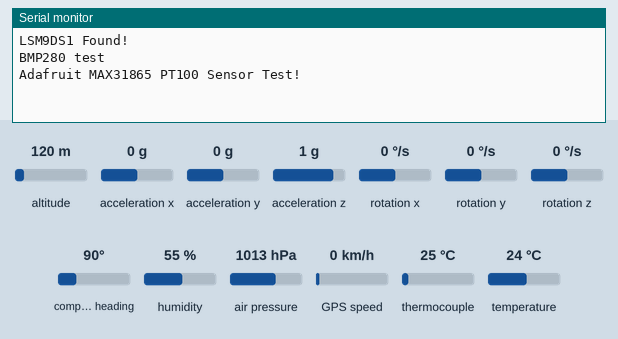
This sketch was run on a simulated Arduino Nano 33 BLE. Parts: the last lines printed to the serial monitor. The inputs (shaded band) are chosen by the test bench; at power-on: thermocouple 25 °C, acceleration x 0 g, altitude 120 m, acceleration y 0 g, acceleration z 1 g, rotation x 0 °/s, rotation y 0 °/s, rotation z 0 °/s, compass heading 90°, humidity 55 %, air pressure 1013 hPa, GPS speed 0 km/h, temperature 24 °C. The GPS gets a fix after 3 s at 37.7749, -122.4194 with 8 satellites.

Above: at 2.2 s.
2.3 s: thermocouple set to 6 °C
At 3.5 s:
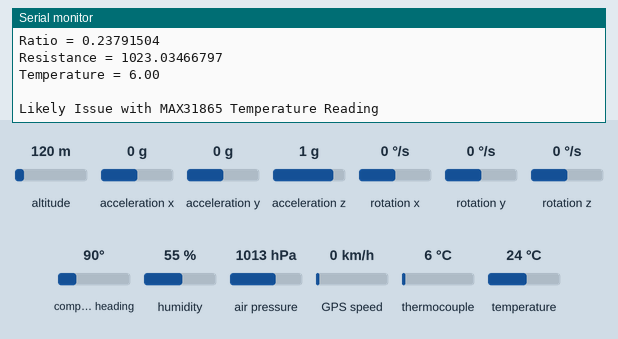
4.5 s: acceleration x set to -1.4 g
At 7.0 s:
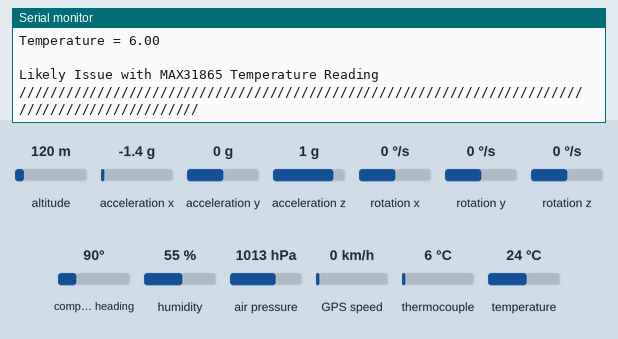
9.5 s: altitude set to 20 m
At 10.2 s:
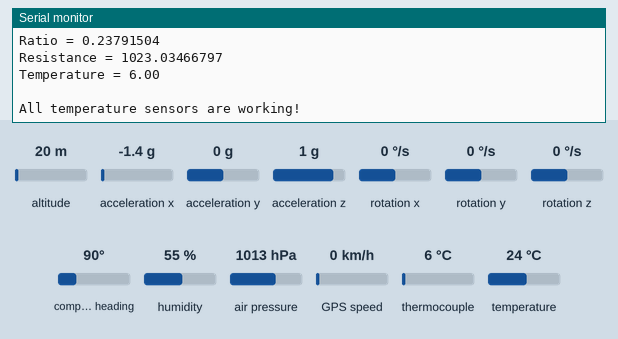
11.0 s: acceleration y set to -1.4 g
At 11.7 s:
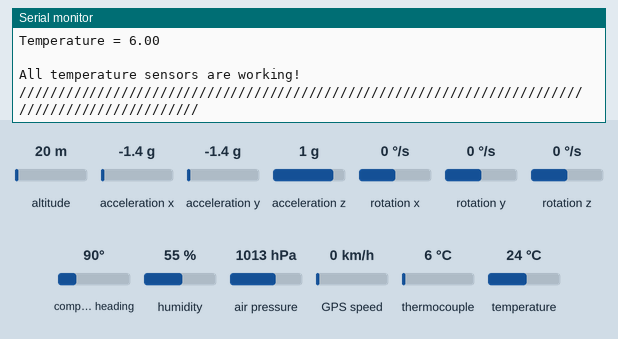
12.5 s: thermocouple set to 75 °C
At 13.8 s:
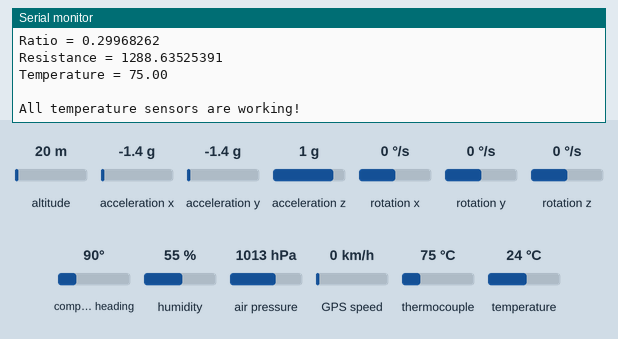
14.0 s: acceleration z set to -1.4 g
At 16.31 s:
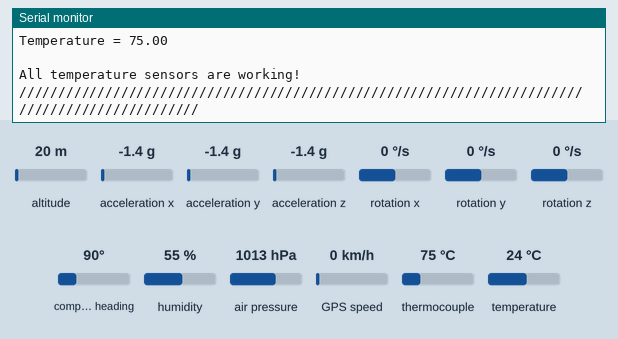

The sketch:

FINAL_WEATHERBALLON_CODE.ino
```cpp
//GPS
#include <Adafruit_GPS.h>
#include <SoftwareSerial.h>

SoftwareSerial mySerial(3, 2);
Adafruit_GPS GPS(&mySerial);
char c;

//LSM9DS1
//#include <Arduino_LSM9DS1.h>
//#include <Adafruit_Sensor.h>
#include <Adafruit_LSM9DS1.h>

//HTS221
#include <Arduino_HTS221.h>

#include <Wire.h>


// Create an LSM9DS1 instance
Adafruit_LSM9DS1 lsm = Adafruit_LSM9DS1();

// Define constants for the sensor settings
#define LSM9DS1_XGCS 0x6A  // I2C address for the gyro & accel
#define LSM9DS1_MCS 0x1C   // I2C address for the mag

//BMP280
#include  <Adafruit_BMP280.h>

Adafruit_BMP280 bmp; // I2C Interface

//MAX31865
#include <Adafruit_MAX31865.h>

//SD Card
//#include <SD.h>

// Use software SPI: CS, DI, DO, CLK
Adafruit_MAX31865 thermo = Adafruit_MAX31865(10, 11, 12, 13);
// use hardware SPI, just pass in the CS pin
//Adafruit_MAX31865 thermo = Adafruit_MAX31865(10);

// The value of the Rref resistor. Use 430.0 for PT100 and 4300.0 for PT1000
#define RREF      4300.0
// The 'nominal' 0-degrees-C resistance of the sensor
// 100.0 for PT100, 1000.0 for PT1000
#define RNOMINAL  1000.0


void setup() {
  Serial.begin(9600);
  while (!Serial) delay(10);  // Wait for the Serial Monitor

  GPS.begin(9600);
  GPS.sendCommand(PMTK_SET_NMEA_OUTPUT_RMCGGA);
  GPS.sendCommand(PMTK_SET_NMEA_UPDATE_1HZ);
  delay(1000);

  //LSM9DS1
  // Initialize the sensor
  if (!lsm.begin()) {
    Serial.println(F("Failed to find LSM9DS1 chip"));
    while (1) delay(10);
  }

  // Set ranges for accelerometer, gyroscope, and magnetometer
  lsm.setupAccel(lsm.LSM9DS1_ACCELRANGE_2G);
  lsm.setupGyro(lsm.LSM9DS1_GYROSCALE_245DPS);
  lsm.setupMag(lsm.LSM9DS1_MAGGAIN_4GAUSS);

  Serial.println(F("LSM9DS1 Found!"));

  //HTS221
  while (!Serial);

  if (!HTS.begin()) {
    Serial.println(F("Failed to initialize humidity temperature sensor!"));
    while (1);
  }

  //BMP280
  Serial.println(F("BMP280 test"));

  if  (!bmp.begin()) {
    Serial.println(F("Could not find a valid BMP280 sensor,  check wiring!"));
    while (1);
  }

  /* Default settings from datasheet.  */
  bmp.setSampling(Adafruit_BMP280::MODE_NORMAL,     /* Operating Mode. */
                  Adafruit_BMP280::SAMPLING_X2,     /* Temp. oversampling */
                  Adafruit_BMP280::SAMPLING_X16,    /* Pressure oversampling */
                  Adafruit_BMP280::FILTER_X16,      /* Filtering. */
                  Adafruit_BMP280::STANDBY_MS_500);  /* Standby time. */


  //MAX31865
  Serial.println(F("Adafruit MAX31865 PT100 Sensor Test!"));

  thermo.begin(MAX31865_3WIRE);
}


void loop() {

  //GPS
    clearGPS();

    while (!GPS.newNMEAreceived()) {
      c = GPS.read();
    }


  GPS.parse(GPS.lastNMEA());

  Serial.print(F("Fix: "));
  Serial.print(GPS.fix);
  Serial.print(F(" quality: "));
  Serial.println(GPS.fixquality);
  Serial.print(F("Satellites: "));
  Serial.println(GPS.satellites);

  if (true) {
    Serial.print(F("Location: "));
    Serial.print(GPS.latitude);
    Serial.print(GPS.lat);
    Serial.print(F(", "));
    Serial.print(GPS.longitude);
    Serial.println(GPS.lon);
    Serial.print(F("Google Maps location: "));
    Serial.print(GPS.latitudeDegrees);
    Serial.print(F(", "));
    Serial.println(GPS.longitudeDegrees);

    Serial.print(F("Speed (knots): "));
    Serial.println(GPS.speed);
    Serial.print(F("Heading: "));
    Serial.println(GPS.angle);
    Serial.print(F("Altitude: "));
    Serial.println(GPS.altitude);
  }
  Serial.println(F("-------------------------------------"));
  //LSM9DS1

  // Get new sensor events
  sensors_event_t accel, gyro, mag, temp;
  lsm.getEvent(&accel, &gyro, &mag, &temp);

  // Print accelerometer data
  Serial.println(F(" "));
  Serial.println("LSM9DS1");
  Serial.print(F("Accel X: ")); Serial.print(accel.acceleration.x); Serial.print(F(" m/s^2 "));
  Serial.print(F("Y: ")); Serial.print(accel.acceleration.y); Serial.print(F(" m/s^2 "));
  Serial.print(F("Z: ")); Serial.print(accel.acceleration.z); Serial.println(F(" m/s^2"));

  // Print gyroscope data
  Serial.print(F("Gyro X: ")); Serial.print(gyro.gyro.x); Serial.print(F(" rad/s "));
  Serial.print(F("Y: ")); Serial.print(gyro.gyro.y); Serial.print(F(" rad/s "));
  Serial.print(F("Z: ")); Serial.print(gyro.gyro.z); Serial.println(F(" rad/s"));

  // Print magnetometer data
  Serial.print(F("Mag X: ")); Serial.print(mag.magnetic.x); Serial.print(F(" uT "));
  Serial.print(F("Y: ")); Serial.print(mag.magnetic.y); Serial.print(F(" uT "));
  Serial.print(F("Z: ")); Serial.print(mag.magnetic.z); Serial.println(F(" uT"));

  // Print temperature data
  //Serial.print("Temperature: "); Serial.print(temp.temperature); Serial.println(" °C");

  Serial.println();  // Add a blank line between readings


  //HTS221
  float temperature = HTS.readTemperature();
  float humidity    = HTS.readHumidity();

  // print each of the sensor values
  Serial.println(F(" "));
  Serial.println(F("HTS221"));
  Serial.print(F("Temperature = "));
  Serial.print(temperature);
  Serial.println(F(" °C"));

  Serial.print(F("Humidity    = "));
  Serial.print(humidity);
  Serial.println(F(" %"));

  // print an empty line
  Serial.println();


  //BMP280
  Serial.println(F("BMP280"));
  Serial.print(F("Temperature  = "));
  Serial.print(bmp.readTemperature());
  Serial.println(F(" *C"));

  Serial.print(F("Pressure = "));
  Serial.print(bmp.readPressure()/100);  //displaying the Pressure in hPa, you can change the unit
  Serial.println(F("  hPa"));

  Serial.print(F("Approx altitude = "));
  Serial.print(bmp.readAltitude(1019.66));  //The "1019.66" is the pressure(hPa) at sea level in day in your region
  Serial.println(F("  m"));                    //If you don't know it, modify it until you get your current  altitude

  Serial.println();


  //MAX31865
  uint16_t rtd = thermo.readRTD();

  Serial.print(F("RTD value: ")); Serial.println(rtd);
  float ratio = rtd;
  ratio /= 32768;
  Serial.println(F(" "));
  Serial.println(F("MAX31865"));
  Serial.print(F("Ratio = ")); Serial.println(ratio,8);
  Serial.print(F("Resistance = ")); Serial.println(RREF*ratio,8);
  Serial.print(F("Temperature = ")); Serial.println(thermo.temperature(RNOMINAL, RREF));
  Serial.print(F(" "));
  Serial.print(F(" "));
  Serial.print(F(" "));

  // Check and print any faults
  uint8_t fault = thermo.readFault();
  if (fault) {
    Serial.print(F("Fault 0x")); Serial.println(fault, HEX);
    if (fault & MAX31865_FAULT_HIGHTHRESH) {
      Serial.println(F("RTD High Threshold"));
    }
    if (fault & MAX31865_FAULT_LOWTHRESH) {
      Serial.println(F("RTD Low Threshold"));
    }
    if (fault & MAX31865_FAULT_REFINLOW) {
      Serial.println(F("REFIN- > 0.85 x Bias"));
    }
    if (fault & MAX31865_FAULT_REFINHIGH) {
      Serial.println(F("REFIN- < 0.85 x Bias - FORCE- open"));
    }
    if (fault & MAX31865_FAULT_RTDINLOW) {
      Serial.println(F("RTDIN- < 0.85 x Bias - FORCE- open"));
    }
    if (fault & MAX31865_FAULT_OVUV) {
      Serial.println(F("Under/Over voltage"));
    }
    thermo.clearFault();
  }
  Serial.println();

  //Failsafes in case temperature sensor fails
  float HTS_temp = HTS.readTemperature();
  float BMP_temp = bmp.readTemperature();
  float MAX_temp = thermo.temperature(RNOMINAL, RREF);

  float HTS_BMP_Dif = abs(HTS_temp - BMP_temp)/HTS_temp;
  float HTS_MAX_Dif = abs(HTS_temp - MAX_temp)/MAX_temp;
  float MAX_BMP_Dif = abs(MAX_temp - BMP_temp)/MAX_temp;


  if ((HTS_BMP_Dif <= 0.1) && (HTS_MAX_Dif <= 0.1) && (MAX_BMP_Dif <= 0.1) || (accel.acceleration.x != 0))
  {
    Serial.println(F("All temperature sensors are working!"));
  }
  else
  {
    if (HTS_BMP_Dif <= 0.1)
    {
      if ((HTS_MAX_Dif > 0.1) && (MAX_BMP_Dif > 0.1))
      {
        Serial.println(F("Likely Issue with MAX31865 Temperature Reading"));
      }
      else if (HTS_MAX_Dif > 0.1)
      {
        Serial.println(F("Discrepency between MAX31865 and HTS221 Temperature Readings"));
      }
      else if (MAX_BMP_Dif > 0.1)
      {
        Serial.println(F("Discrepency between MAX31865 and BMP280 Temperature Readings"));
      }
    }

    if (HTS_MAX_Dif <= 0.1)
    {
      if ((HTS_BMP_Dif > 0.1) && (MAX_BMP_Dif > 0.1))
      {
        Serial.println(F("Likely Issue with BMP280 Temperature Reading"));
      }
      else if (HTS_BMP_Dif > 0.1)
      {
        Serial.println(F("Discrepency between BMP280 and HTS221 Temperature Readings"));
      }
      else if (MAX_BMP_Dif > 0.1)
      {
        Serial.println(F("Discrepency between MAX31865 and BMP280 Temperature Readings"));
      }
    }

    if (MAX_BMP_Dif <= 0.1)
    {
      if ((HTS_MAX_Dif > 0.1) && (HTS_BMP_Dif > 0.1))
      {
        Serial.println(F("Likely Issue with HTS221 Temperature Reading"));
      }
      else if (HTS_MAX_Dif > 0.1)
      {
        Serial.println(F("Discrepency between MAX31865 and HTS221 Temperature Readings"));
      }
      else if (HTS_BMP_Dif > 0.1)
      {
        Serial.println(F("Discrepency between HTS221 and BMP280 Temperature Readings"));
      }
    }
  }

  delay(3000);
  Serial.println("///////////////////////////////////////////////////////////////////////////////////////////////");

}

void clearGPS() {
  while (!GPS.newNMEAreceived()) {
    c = GPS.read();
  }
  GPS.parse(GPS.lastNMEA());

  while (!GPS.newNMEAreceived()) {
    c = GPS.read();
  }
  GPS.parse(GPS.lastNMEA());
}
```

Measured:
- after the input at 2.3 s, the serial monitor: prints a new line after 0.71 s (image 1)
- after the input at 12.5 s, the serial monitor: prints a new line after 0.56 s (image 5)
